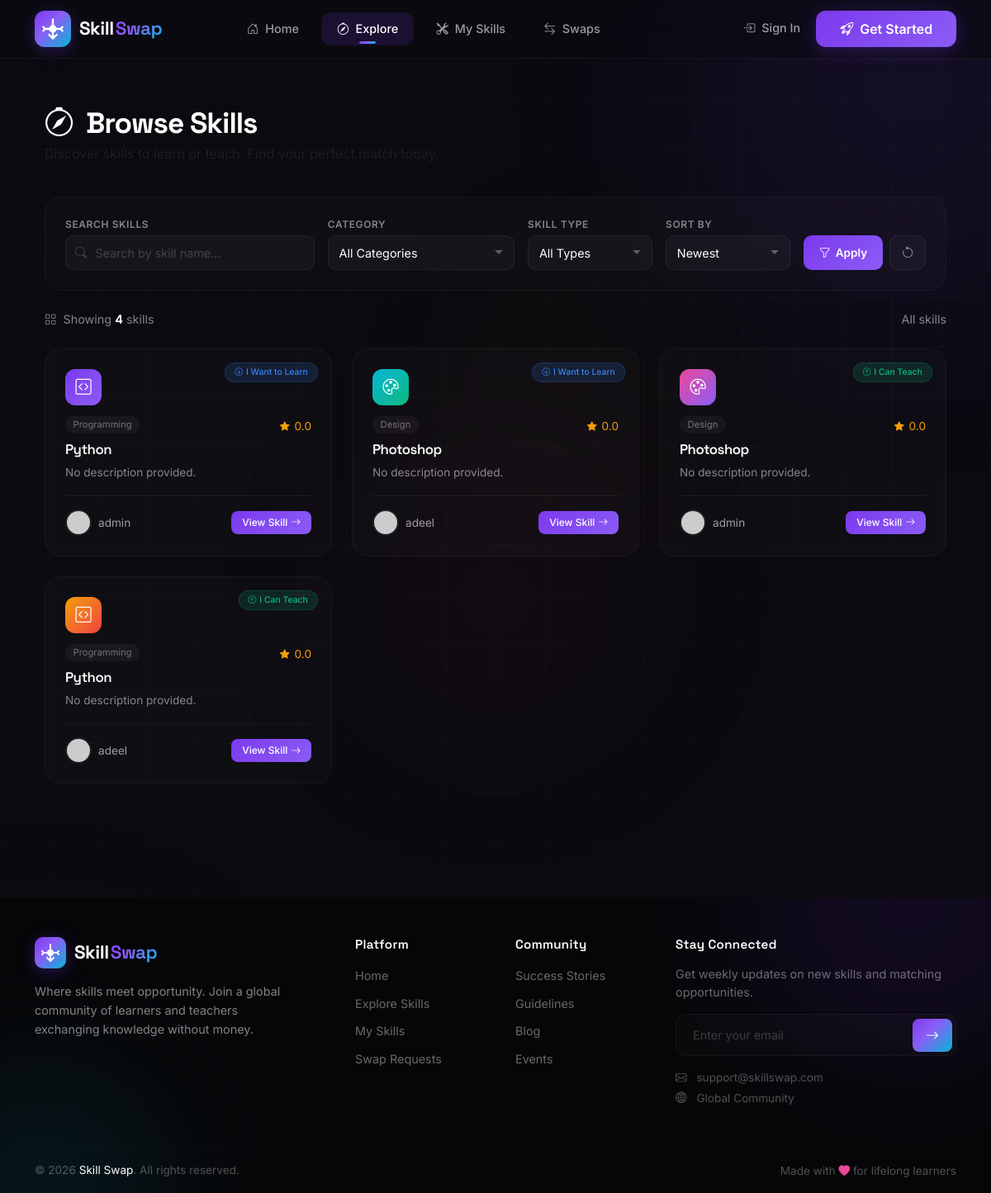
Page /skills/ on the earlier database version.
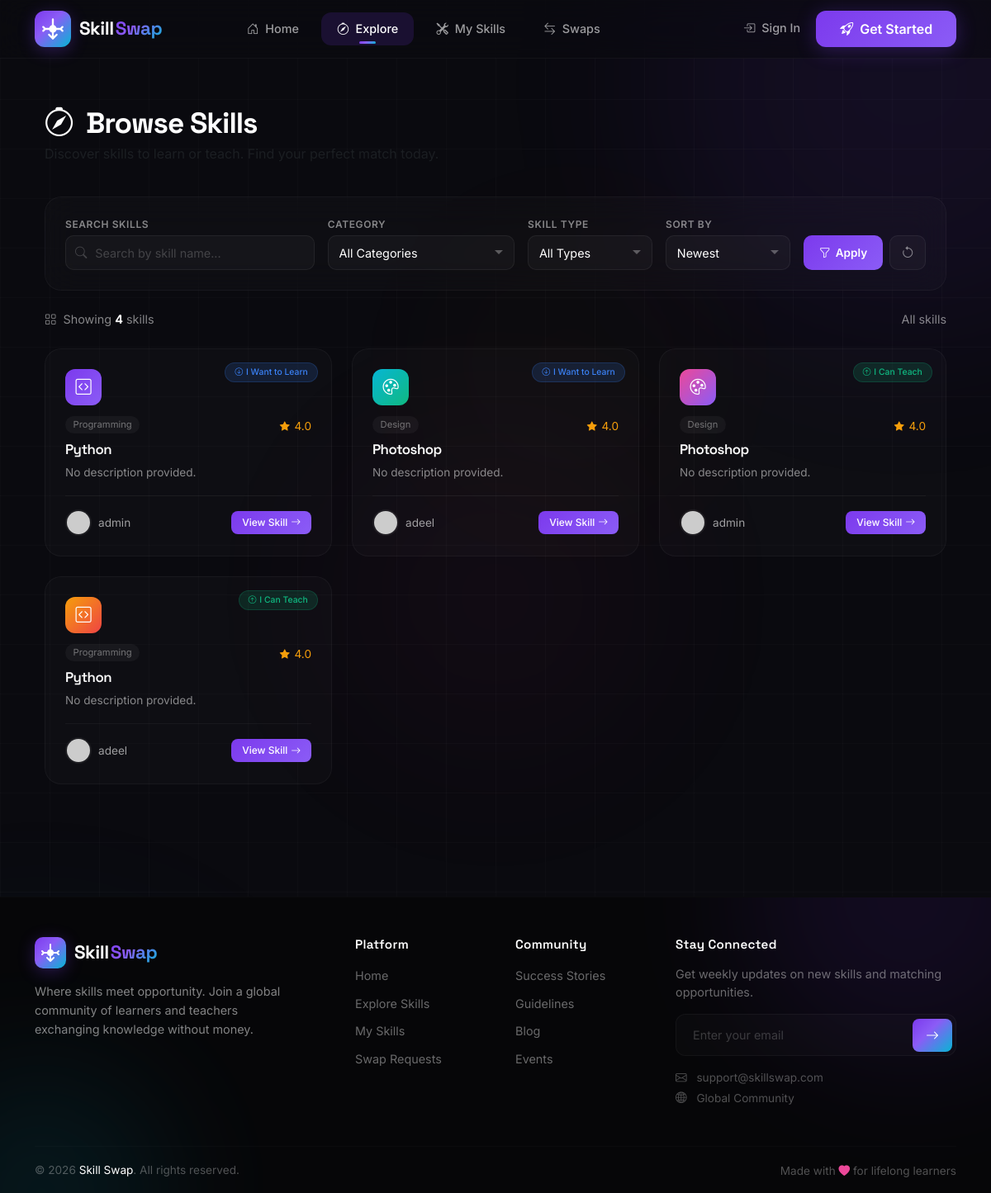
Same page on the later database version.
### skills/models.py (models this page shows, shortened)
class Skill(models.Model):
    SKILL_TYPES = [
        ('offer', 'I can teach this'),
        ('want', 'I want to learn this'),
    ]
    CATEGORY_CHOICES = [
        ('programming', 'Programming'),
        ('design', 'Design'),
        ('music', 'Music'),
        ('arts', 'Arts'),
        ('language', 'Language'),
        ('business', 'Business'),
        ('fitness', 'Fitness'),
        ('other', 'Other'),
    ]
    user = models.ForeignKey(User, on_delete=models.CASCADE, related_name='skills')
    name = models.CharField(max_length=100)
    category = models.CharField(max_length=50, choices=CATEGORY_CHOICES)
    skill_type = models.CharField(max_length=10, choices=SKILL_TYPES)
    description = models.TextField(max_length=500, blank=True)
    icon = models.CharField(max_length=50, default='bi bi-tools')
    color = models.CharField(max_length=100, default='linear-gradient(135deg, #7c3aed, #8b5cf6)')
    created_at = models.DateTimeField(auto_now_add=True)
    updated_at = models.DateTimeField(auto_now=True)

### accounts/models.py (models this page shows, shortened)
class Profile(models.Model):
    user = models.OneToOneField(User, on_delete=models.CASCADE, related_name='profile')
    avatar = models.ImageField(upload_to='avatars/', null=True, blank=True)
    bio = models.TextField(max_length=500, null=True, blank=True)
    location = models.CharField(max_length=100, null=True, blank=True)
    rating = models.DecimalField(max_digits=3, decimal_places=2, default=0.00)  # Correct field name
    reviews_count = models.IntegerField(default=0)
    is_online = models.BooleanField(default=False)
    created_at = models.DateTimeField(auto_now_add=True)
    updated_at = models.DateTimeField(auto_now=True)

### skills/views.py (the view)
# urls.py: path('skills/', views.skill_list, name='skill_list'),
def skill_list(request):
    skills = Skill.objects.all().select_related('user', 'user__profile')
    search_query = request.GET.get('q')
    if search_query:
        skills = skills.filter(
            Q(name__icontains=search_query) |
            Q(description__icontains=search_query) |
            Q(user__username__icontains=search_query)
        )
    category = request.GET.get('category')
    if category:
        skills = skills.filter(category=category)
    skill_type = request.GET.get('type')
    if skill_type:
        skills = skills.filter(skill_type=skill_type)
    sort_by = request.GET.get('sort', 'newest')
    if sort_by == 'newest':
        skills = skills.order_by('-created_at')
    elif sort_by == 'rating':
        skills = skills.order_by('-user__profile__rating')
    elif sort_by == 'popular':
        skills = skills.order_by('-user__profile__reviews_count')
    elif sort_by == 'az':
        skills = skills.order_by('name')
    paginator = Paginator(skills, 12)
    page_number = request.GET.get('page')
    page_obj = paginator.get_page(page_number)
    context = {
        'page_obj': page_obj,
        'skills': page_obj,
    }
    return render(request, 'skills/skill_list.html', context)

### swap/context_processors.py (called while the page is built, shortened)
def notification_counts(request):
    if not request.user.is_authenticated:
        return {}

### templates/skills/skill_list.html (shortened to what the changed rows need)
{% extends 'base.html' %}
{% load static %}
{% block content %}
<section class="page-header-section py-4">
    <div class="container">
        <div class="row align-items-center">
            <div class="col-lg-8">
                <h1 class="page-title">
                    <i class="bi bi-compass me-2 text-gradient"></i>
                    Browse Skills
                </h1>
            </div>
        </div>
    </div>
</section>
<section class="skills-grid">
    <div class="container">
        {% if page_obj %}
        <div class="skills-grid-inner">
            {% for skill in page_obj %}
            <div class="skill-card">
                <div class="skill-icon-wrapper">
                    <div class="skill-icon skill-color-{% cycle '0' '1' '2' '3' '4' '5' %}">
                        <i class="{{ skill.icon|default:'bi bi-tools' }}"></i>
                    </div>
                </div>
                <div class="skill-content">
                    <div class="skill-tags">
                        <div class="skill-type-badge">
                            {% if skill.skill_type == 'offer' %}
                            <span class="badge-teach">
                                <i class="bi bi-arrow-up-circle"></i> I Can Teach
                            </span>
                            {% else %}
                            <span class="badge-learn">
                                <i class="bi bi-arrow-down-circle"></i> I Want to Learn
                            </span>
                            {% endif %}
                        </div>
                        <span class="skill-category">{{ skill.get_category_display|default:skill.category|title }}</span>
                    </div>
                    <div class="skill-rating">
                        <i class="bi bi-star-fill"></i>
                        {% with rating=skill.user.profile.rating|default:0 %}
                        {{ rating|floatformat:1 }}
                        {% endwith %}
                    </div>
                </div>
                <h5 class="skill-name">{{ skill.name }}</h5>
                <p class="skill-description">{{ skill.description|truncatechars:100|default:"No description provided." }}</p>
                <div class="skill-footer">
                    <div class="skill-teacher">
                        <img src="https://ui-avatars.com/api/?name={{ skill.user.username|urlencode }}&background=7c3aed&color=fff&size=32" alt="{{ skill.user.username }}" class="teacher-avatar">
                        <span class="teacher-name">{{ skill.user.get_full_name|default:skill.user.username }}</span>
                    </div>
                    <a href="{% url 'skill_detail' pk=skill.id %}" class="btn-view">
                        View Skill <i class="bi bi-arrow-right"></i>
                    </a>
                </div>
            </div>
            {% endfor %}
        </div>
        {% endif %}
    </div>
</section>
{% endblock %}

Differences in the rows shown:
changed through a linked row, Skill (number 1 of 4 on the later page): user.profile "0.0" → "4.0"
changed through a linked row, Skill (number 2 of 4 on the later page): user.profile "0.0" → "4.0"
changed through a linked row, Skill (number 3 of 4 on the later page): user.profile "0.0" → "4.0"
changed through a linked row, Skill (number 4 of 4 on the later page): user.profile "0.0" → "4.0"
